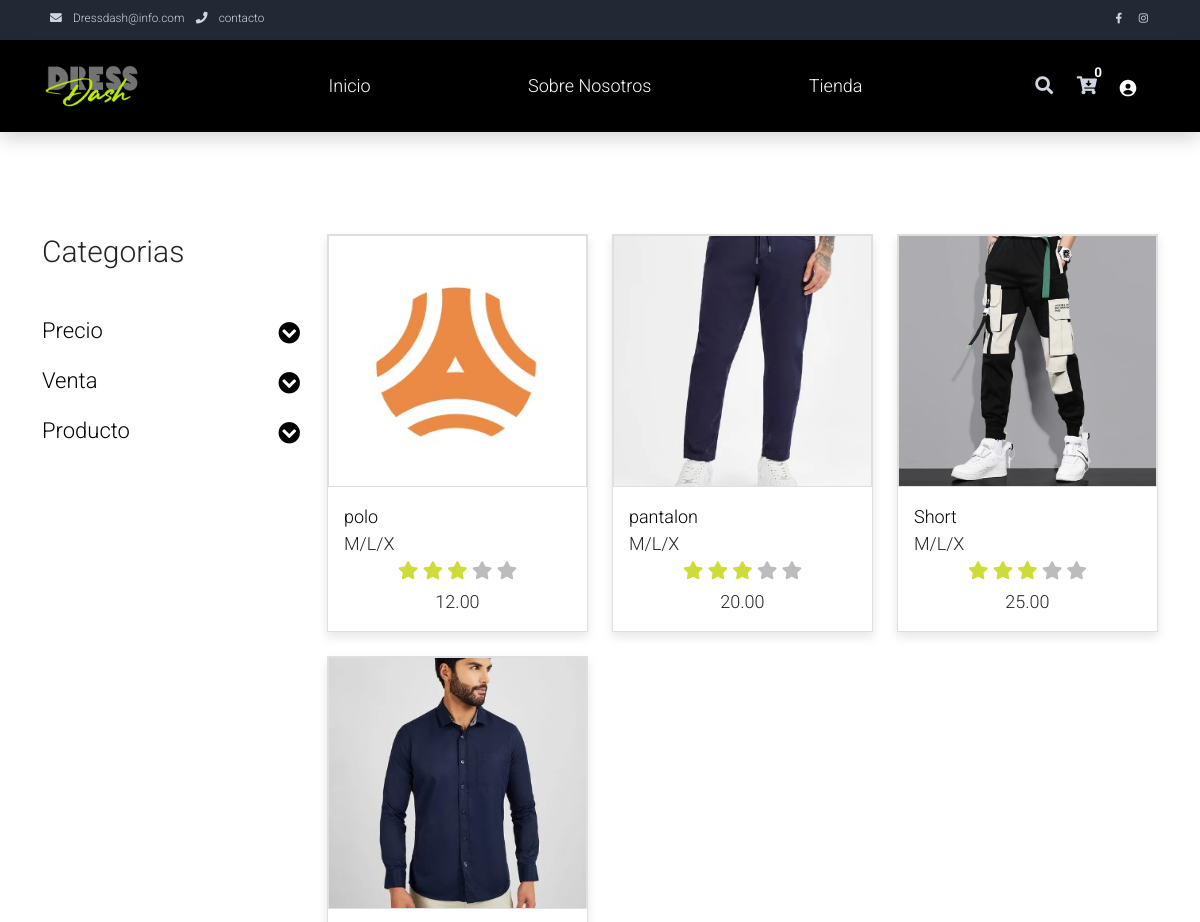
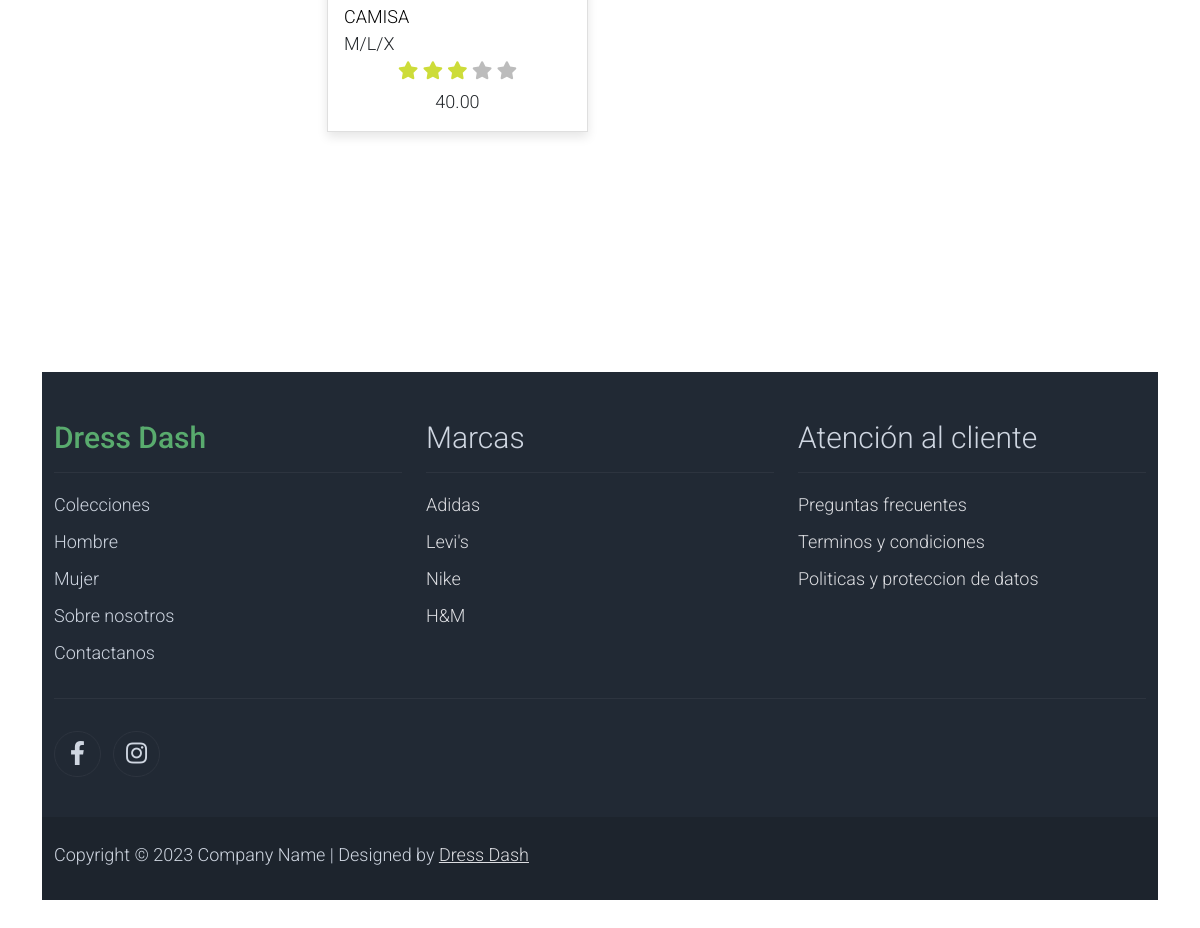
The app's page /category/Hombre with its own data (2 pictures, top to bottom).
### store/models.py (models this page shows, shortened)
class Product(models.Model):
    name = models.CharField(max_length=100)
    price = models.DecimalField(default=0,decimal_places=2,max_digits=6)
    category = models.ForeignKey(Category, on_delete=models.CASCADE, default=1)
    description = models.CharField(max_length=250, default='', blank=True, null=True)
    image = models.ImageField(upload_to='uploads/product/')

### store/views.py (the view)
# urls.py: path('category/<str:foo>', views.category, name='category'),
def category(request, foo):
    foo = foo.replace('-','')
    try:
        category = Category.objects.get(name=foo)
        products = Product.objects.filter(category=category)
        return render(request, 'category.html' ,{'products':products, 'category':category})
    except:
        messages.success(request, ("La Categoria no Existe..."))
        return redirect('home')

### cart/cart.py (called while the page is built)
    def __len__(self):
        return len(self.cart)

### cart/context_processors.py (called while the page is built)
def cart(request):
    return {'cart': Cart(request)}

### store/templates/category.html (shortened to what this page needs)
{% extends "base.html" %}
{% load static%}
{% block content %}
<br><br/>
<div class="container py-5">
    <div class="row">
        <div class="col-lg-3">
            <h1 class="h2 pb-4">Categorias</h1>
            <ul class="list-unstyled templatemo-accordion">
                <li class="pb-3">
                    <li class="pb-3">
                        <a class="collapsed d-flex justify-content-between h3 text-decoration-none" href="#">
                            Precio
                            <i class="fa fa-fw fa-chevron-circle-down mt-1"></i>
                        </a>
                    </li>
                    <li class="pb-3">
                        <a class="collapsed d-flex justify-content-between h3 text-decoration-none" href="#">
                            Venta
                            <i class="pull-right fa fa-fw fa-chevron-circle-down mt-1"></i>
                        </a>
                    </li>
                <li class="pb-3">
                    <a class="collapsed d-flex justify-content-between h3 text-decoration-none" href="#">
                        Producto
                        <i class="pull-right fa fa-fw fa-chevron-circle-down mt-1"></i>
                    </a>
                </li>
            </ul>
        </div>
        <div class="col-lg-9">
            <div class="row">
                {% for product in products %}
                    <div class="col-md-4">
                        <div class="card mb-4 product-wap rounded-0">
                            <div class="card rounded-0">
                                <img class="card-img rounded-0 img-fluid" src="{{ product.image.url }}">
                            </div>
                            <div class="card-body">
                                <a href="shop-single.html" class="h3 text-decoration-none">{{ product.name }}</a>
                                <ul class="w-100 list-unstyled d-flex justify-content-between mb-0">
                                    <li>M/L/X</li>
                                </ul>
                                <ul class="list-unstyled d-flex justify-content-center mb-1">
                                    <li>
                                        <i class="text-warning fa fa-star"></i>
                                        <i class="text-warning fa fa-star"></i>
                                        <i class="text-warning fa fa-star"></i>
                                        <i class="text-muted fa fa-star"></i>
                                        <i class="text-muted fa fa-star"></i>
                                    </li>
                                </ul>
                                <p class="text-center mb-0">{{ product.price }}</p>
                            </div>
                        </div>
                    </div>
                    {% if forloop.counter|divisibleby:3 and not forloop.last %}
                        </div><div class="row">
                    {% endif %}
                {% endfor %}
            </div>
        </div>
</div>
<br><br/>
<br><br/>
<br><br/>
<br><br/>
{% endblock %}s

### static/assets/css/templatemo.css (style rules this page uses)
* { text-decoration: none; }
body, ul, li, p, a, label, input, div { font-family: 'Roboto', sans-serif; font-size: 18px !important; font-weight: 300 !important; }
.h2 { font-family: 'Roboto', sans-serif; font-size: 30px !important; font-weight: 300; }
.h3 { font-family: 'Roboto', sans-serif; font-size: 22px !important; }
.text-warning { color: #cddc39 !important; }
.text-muted { color: #bcbcbc !important; }
.templatemo-accordion a { color: #000; }
.product-wap { box-shadow: 0px 5px 10px 0px rgba(0, 0, 0, 0.10); }
.card.product-wap a { color: #000; }
.product-wap .h3, .product-wap li, .product-wap i, .product-wap p { font-size: 12px !important; }
@media (min-width: 992px) { .product-wap .h3, .product-wap li, .product-wap i, .product-wap p { font-size: 18px !important; } }

### store/templates/category.html (style rules this page uses)
.product-wap .card-img { width: 100%; height: 250px; object-fit: cover; }

### records on screen
Product: image (picture), name "polo", price "12.00"
Product: image (picture), name "pantalon", price "20.00"
Product: image (picture), name "Short", price "25.00"
Product: image (picture), name "CAMISA", price "40.00"

### other values on screen
{{ cart|length }} "0"
